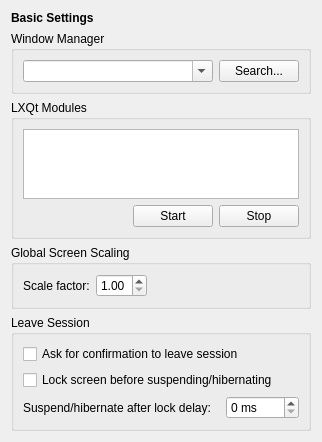
<?xml version="1.0" encoding="UTF-8"?>
<ui version="4.0">
 <class>BasicSettings</class>
 <widget class="QWidget" name="BasicSettings">
  <property name="geometry">
   <rect>
    <x>0</x>
    <y>0</y>
    <width>322</width>
    <height>380</height>
   </rect>
  </property>
  <layout class="QGridLayout" name="gridLayout_3">
   <item row="0" column="0">
    <widget class="QLabel" name="label">
     <property name="font">
      <font>
       <weight>75</weight>
       <bold>true</bold>
      </font>
     </property>
     <property name="text">
      <string>Basic Settings</string>
     </property>
    </widget>
   </item>
   <item row="1" column="0">
    <widget class="QGroupBox" name="groupBox">
     <property name="title">
      <string>Window Manager</string>
     </property>
     <layout class="QGridLayout" name="gridLayout_2">
      <item row="0" column="0">
       <widget class="QComboBox" name="wmComboBox">
        <property name="sizePolicy">
         <sizepolicy hsizetype="MinimumExpanding" vsizetype="Fixed">
          <horstretch>0</horstretch>
          <verstretch>0</verstretch>
         </sizepolicy>
        </property>
        <property name="editable">
         <bool>true</bool>
        </property>
       </widget>
      </item>
      <item row="0" column="1">
       <widget class="QPushButton" name="findWmButton">
        <property name="text">
         <string>Search...</string>
        </property>
       </widget>
      </item>
     </layout>
    </widget>
   </item>
   <item row="2" column="0">
    <widget class="QGroupBox" name="groupBox_2">
     <property name="title">
      <string>LXQt Modules</string>
     </property>
     <layout class="QGridLayout" name="gridLayout">
      <item row="0" column="0" colspan="3">
       <widget class="QTreeView" name="moduleView">
        <property name="alternatingRowColors">
         <bool>true</bool>
        </property>
        <property name="rootIsDecorated">
         <bool>false</bool>
        </property>
        <property name="headerHidden">
         <bool>true</bool>
        </property>
        <attribute name="headerStretchLastSection">
         <bool>false</bool>
        </attribute>
       </widget>
      </item>
      <item row="1" column="1">
       <widget class="QPushButton" name="startButton">
        <property name="text">
         <string>Start</string>
        </property>
       </widget>
      </item>
      <item row="1" column="2">
       <widget class="QPushButton" name="stopButton">
        <property name="text">
         <string>Stop</string>
        </property>
       </widget>
      </item>
      <item row="1" column="0">
       <spacer name="horizontalSpacer">
        <property name="orientation">
         <enum>Qt::Horizontal</enum>
        </property>
        <property name="sizeHint" stdset="0">
         <size>
          <width>40</width>
          <height>20</height>
         </size>
        </property>
       </spacer>
      </item>
     </layout>
    </widget>
   </item>
   <item row="3" column="0">
    <widget class="QGroupBox" name="groupBox_4">
     <property name="title">
      <string>Global Screen Scaling</string>
     </property>
     <layout class="QFormLayout" name="formLayout">
      <property name="fieldGrowthPolicy">
       <enum>QFormLayout::ExpandingFieldsGrow</enum>
      </property>
      <property name="horizontalSpacing">
       <number>6</number>
      </property>
      <item row="0" column="0">
       <widget class="QLabel" name="label_2">
        <property name="text">
         <string>Scale factor:</string>
        </property>
       </widget>
      </item>
      <item row="0" column="1">
       <widget class="QDoubleSpinBox" name="scaleSpinBox">
        <property name="minimum">
         <double>1.000000000000000</double>
        </property>
        <property name="maximum">
         <double>4.000000000000000</double>
        </property>
        <property name="singleStep">
         <double>0.500000000000000</double>
        </property>
        <property name="value">
         <double>1.000000000000000</double>
        </property>
       </widget>
      </item>
     </layout>
    </widget>
   </item>
   <item row="4" column="0">
    <widget class="QGroupBox" name="groupBox_3">
     <property name="title">
      <string>Leave Session</string>
     </property>
     <layout class="QGridLayout" name="gridLayout_4">
      <item row="0" column="0" colspan="2">
       <widget class="QCheckBox" name="leaveConfirmationCheckBox">
        <property name="text">
         <string>Ask for confirmation to leave session</string>
        </property>
       </widget>
      </item>
      <item row="1" column="0" colspan="2">
       <widget class="QCheckBox" name="lockBeforePowerActionsCheckBox">
        <property name="text">
         <string>Lock screen before suspending/hibernating</string>
        </property>
       </widget>
      </item>
      <item row="2" column="0">
       <widget class="QLabel" name="powerDelayLabel">
        <property name="text">
         <string>Suspend/hibernate after lock delay:</string>
        </property>
       </widget>
      </item>
      <item row="2" column="1">
       <widget class="QSpinBox" name="powerAfterLockDelaySpinBox">
        <property name="sizePolicy">
         <sizepolicy hsizetype="Maximum" vsizetype="Fixed">
          <horstretch>0</horstretch>
          <verstretch>0</verstretch>
         </sizepolicy>
        </property>
        <property name="suffix">
         <string> ms</string>
        </property>
        <property name="prefix">
         <string/>
        </property>
        <property name="maximum">
         <number>4500</number>
        </property>
        <property name="singleStep">
         <number>250</number>
        </property>
       </widget>
      </item>
     </layout>
    </widget>
   </item>
  </layout>
 </widget>
 <resources/>
 <connections>
  <connection>
   <sender>lockBeforePowerActionsCheckBox</sender>
   <signal>toggled(bool)</signal>
   <receiver>powerAfterLockDelaySpinBox</receiver>
   <slot>setEnabled(bool)</slot>
  </connection>
  <connection>
   <sender>lockBeforePowerActionsCheckBox</sender>
   <signal>toggled(bool)</signal>
   <receiver>powerDelayLabel</receiver>
   <slot>setEnabled(bool)</slot>
  </connection>
 </connections>
</ui>
